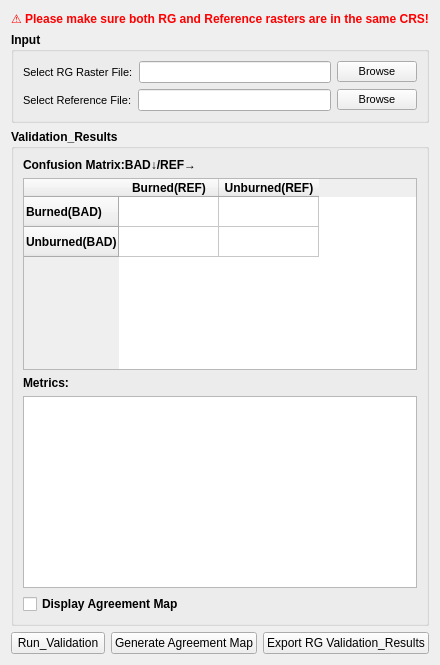
     <widget class="QWidget" name="tab_4">
      <attribute name="title">
       <string>VALIDATION</string>
      </attribute>
      <layout class="QVBoxLayout" name="verticalLayoutValidation">
       <item>
        <widget class="QLabel" name="label_40">
         <property name="styleSheet">
          <string notr="true">color: red;
font-weight: bold;
</string>
         </property>
         <property name="text">
          <string>⚠️ Please make sure both RG and Reference rasters are in the same CRS!</string>
         </property>
        </widget>
       </item>
       <item>
        <widget class="QGroupBox" name="groupBoxInputFiles">
         <property name="font">
          <font>
           <pointsize>9</pointsize>
           <weight>75</weight>
           <bold>true</bold>
          </font>
         </property>
         <property name="title">
          <string>Input</string>
         </property>
         <layout class="QVBoxLayout" name="verticalLayoutInputFiles">
          <item>
           <layout class="QHBoxLayout" name="horizontalLayoutRGFile">
            <item>
             <widget class="QLabel" name="labelBADFile">
              <property name="font">
               <font>
                <pointsize>8</pointsize>
                <weight>50</weight>
                <bold>false</bold>
               </font>
              </property>
              <property name="text">
               <string>Select RG Raster File:</string>
              </property>
             </widget>
            </item>
            <item>
             <widget class="QLineEdit" name="lineEditRGFile"/>
            </item>
            <item>
             <widget class="QPushButton" name="buttonBrowseRGFile">
              <property name="font">
               <font>
                <pointsize>8</pointsize>
                <weight>50</weight>
                <bold>false</bold>
               </font>
              </property>
              <property name="text">
               <string>Browse</string>
              </property>
             </widget>
            </item>
           </layout>
          </item>
          <item>
           <layout class="QHBoxLayout" name="horizontalLayoutRefFile">
            <item>
             <widget class="QLabel" name="labelRefFile">
              <property name="font">
               <font>
                <pointsize>8</pointsize>
                <weight>50</weight>
                <bold>false</bold>
               </font>
              </property>
              <property name="text">
               <string>Select Reference File:</string>
              </property>
             </widget>
            </item>
            <item>
             <widget class="QLineEdit" name="lineEditReferenceFile"/>
            </item>
            <item>
             <widget class="QPushButton" name="buttonBrowseReferenceFile">
              <property name="font">
               <font>
                <pointsize>8</pointsize>
                <weight>50</weight>
                <bold>false</bold>
               </font>
              </property>
              <property name="text">
               <string>Browse</string>
              </property>
             </widget>
            </item>
           </layout>
          </item>
         </layout>
        </widget>
       </item>
       <item>
        <widget class="QGroupBox" name="groupBoxValidationResults">
         <property name="font">
          <font>
           <pointsize>9</pointsize>
           <weight>75</weight>
           <bold>true</bold>
          </font>
         </property>
         <property name="title">
          <string>Validation_Results</string>
         </property>
         <layout class="QVBoxLayout" name="verticalLayoutValidation_Results">
          <item>
           <layout class="QGridLayout" name="gridLayoutConfusionMatrix">
            <item row="0" column="0">
             <widget class="QLabel" name="labelConfusionMatrix">
              <property name="text">
               <string>Confusion Matrix:BAD↓/REF→</string>
              </property>
             </widget>
            </item>
            <item row="1" column="0">
             <widget class="QTableWidget" name="tableWidgetConfusionMatrixRG">
              <property name="rowCount">
               <number>2</number>
              </property>
              <property name="columnCount">
               <number>2</number>
              </property>
              <row>
               <property name="text">
                <string>Burned(BAD)</string>
               </property>
              </row>
              <row>
               <property name="text">
                <string>Unburned(BAD)</string>
               </property>
              </row>
              <column>
               <property name="text">
                <string>Burned(REF)</string>
               </property>
              </column>
              <column>
               <property name="text">
                <string>Unburned(REF)</string>
               </property>
              </column>
             </widget>
            </item>
           </layout>
          </item>
          <item>
           <layout class="QGridLayout" name="gridLayoutMetricsRG">
            <item row="0" column="0">
             <widget class="QLabel" name="labelMetrics">
              <property name="text">
               <string>Metrics:</string>
              </property>
             </widget>
            </item>
            <item row="1" column="0">
             <widget class="QTextEdit" name="textEditMetricsRG">
              <property name="readOnly">
               <bool>true</bool>
              </property>
             </widget>
            </item>
            <item row="2" column="0">
             <widget class="QCheckBox" name="checkBox">
              <property name="text">
               <string>Display Agreement Map</string>
              </property>
             </widget>
            </item>
           </layout>
          </item>
         </layout>
        </widget>
       </item>
       <item>
        <layout class="QHBoxLayout" name="horizontalLayoutRunRGValidation">
         <item>
          <widget class="QPushButton" name="buttonRunRGValidation">
           <property name="text">
            <string>Run_Validation</string>
           </property>
          </widget>
         </item>
         <item>
          <widget class="QPushButton" name="GenerateAgreementMap">
           <property name="text">
            <string>Generate Agreement Map</string>
           </property>
          </widget>
         </item>
         <item>
          <widget class="QPushButton" name="buttonExportRGReport">
           <property name="text">
            <string>Export RG Validation_Results</string>
           </property>
          </widget>
         </item>
        </layout>
       </item>
      </layout>
     </widget>
